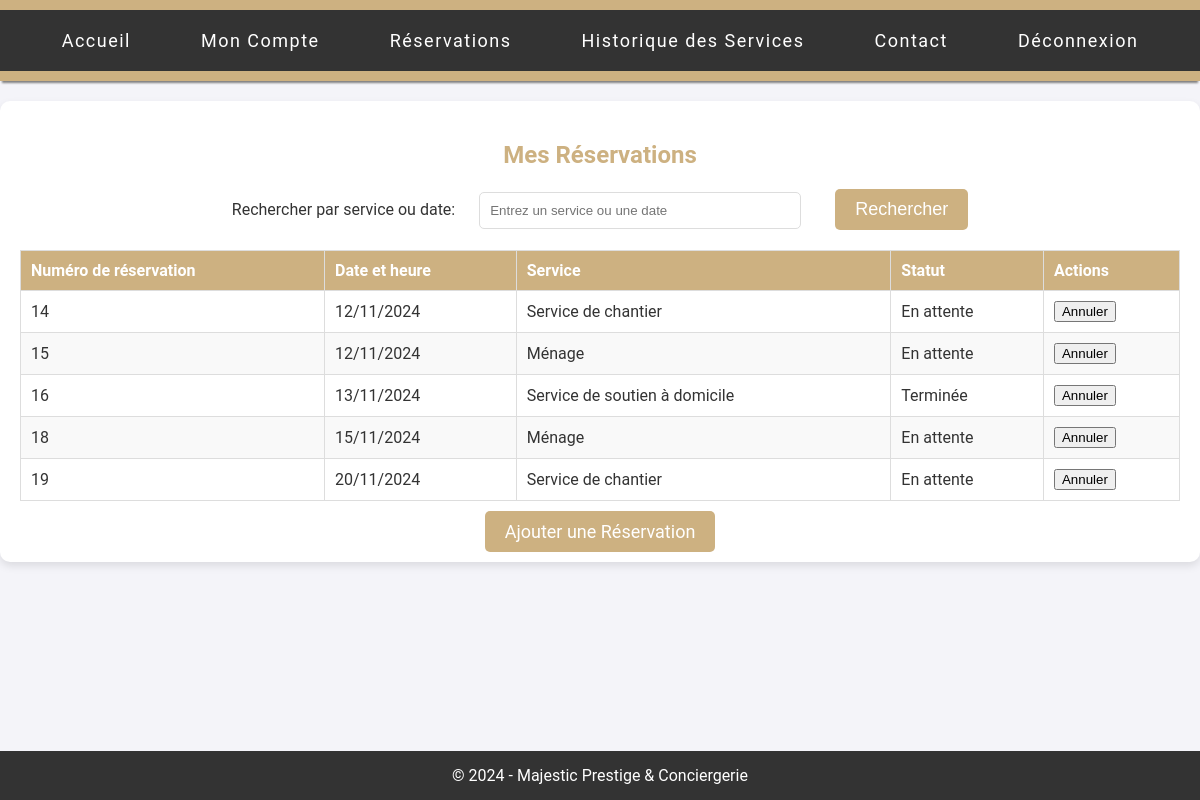
/dash_reservation/ (signed in), run on an earlier commit of the app's database.
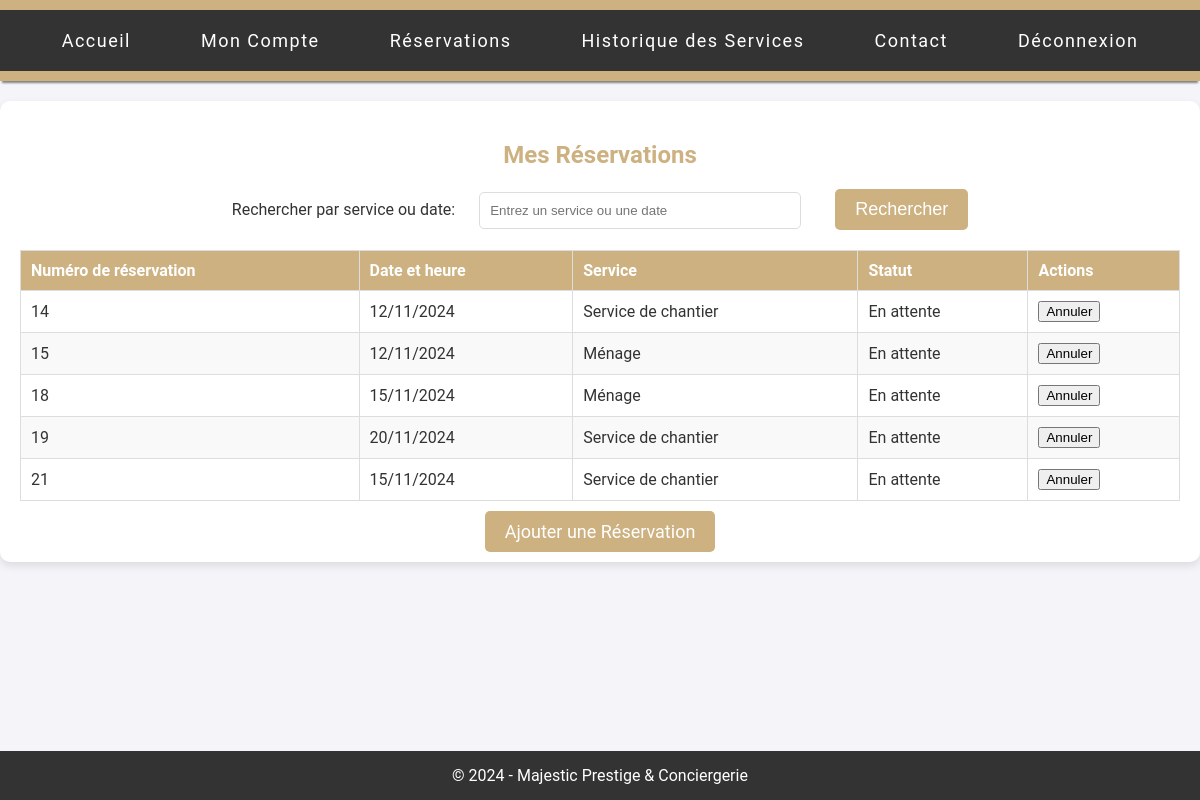
And on a later commit of the database.
### services/backend/models.py (models this page shows, shortened)
class BaseModel(models.Model):
    created_at = models.DateTimeField(auto_now_add=True)
    id = models.AutoField(primary_key=True)
    class Meta:
        abstract = True  # Indique que cette classe ne doit pas créer de table dans la base

class Reservation(BaseModel):
    STATUS_CHOICES = [
        ('En attente', 'En attente'),
        ('Confirmée', 'Confirmée'),
        ('Annulée', 'Annulée'),
        ('Terminée', 'Terminée'),
    ]
    client = models.ForeignKey(Client, on_delete=models.CASCADE)
    client_address = models.CharField(max_length=100)
    service = models.ForeignKey(Service, on_delete=models.CASCADE)
    service_description = models.TextField()
    datetime_start = models.DateTimeField()
    datetime_end = models.DateTimeField()
    reservation_status = models.CharField(
        max_length=25,
        choices=STATUS_CHOICES,
        default='En attente'
    )
    def __str__(self):
        username = self.client.user.username if self.client.user else "Client sans compte"
        return f'Reservation for {username} on {self.datetime_start}'

class Service(BaseModel):
    client = models.ForeignKey(Client, on_delete=models.CASCADE, default=1)
    service_name = models.CharField(max_length=50)
    service_description = models.TextField()
    date_service = models.DateTimeField(default=timezone.now)
    price = models.FloatField()
    image_path = models.CharField(max_length=255, blank=True, null=True)
    subservice1_name = models.CharField(max_length=50, blank=True, null=True)
    subservice1_description = models.TextField(blank=True, null=True)
    subservice2_name = models.CharField(max_length=50, blank=True, null=True)
    subservice2_description = models.TextField(blank=True, null=True)

### services/backend/views.py (the view, shortened to what this page needs)
# urls.py: path('dash_reservation/', views.dash_reservation, name='dash_reservation'),
@login_required
def dash_reservation(request):
    query = request.GET.get('search', '').strip()
    reservations = Reservation.objects.none()
    if request.user.is_authenticated:
        client_instance = Client.objects.get(user=request.user)
        reservations = Reservation.objects.filter(client=client_instance)
        print("Toutes les réservations de l'utilisateur:", reservations)
    return render(request, 'dash_reservation.html', {'reservations': reservations, 'search': query})

### services/frontend/templates/dash_reservation.html (shortened to what this page needs)
{% load static %}
<!DOCTYPE html>
<html lang="fr">
<head>
    <link rel="stylesheet" href="{% static 'css/dash-reservation.css' %}">
</head>
<body>
    <header>
        <nav>
            <ul>
                <li><a href="{% url 'accueil' %}">Accueil</a></li>
                <li><a href="{% url 'mon_compte' %}">Mon Compte</a></li>
                <li><a href="{% url 'dash_reservation' %}">Réservations</a></li>
                <li><a href="{% url 'historique_service' %}">Historique des Services</a></li>
                <li><a href="{% url 'contact' %}">Contact</a></li>
                <li><a href="{% url 'logout_user' %}">Déconnexion</a></li>
            </ul>
        </nav>
    </header>
    <main>
        <h2>Mes Réservations</h2>
        <div class="search-container">
            <form action="{% url 'dash_reservation' %}" method="get">
                <label for="search">Rechercher par service ou date:</label>
                <input type="text" id="search" name="search" placeholder="Entrez un service ou une date" value="{{ search }}">
                <button type="submit">Rechercher</button>
            </form>
        </div>
        <table>
            <thead>
                <tr>
                    <th>Numéro de réservation</th>
                    <th>Date et heure</th>
                    <th>Service</th>
                    <th>Statut</th>
                    <th>Actions</th>
                </tr>
            </thead>
            <tbody>
                {% for reservation in reservations %}
    <tr>
        <td>{{ reservation.id }}</td>
        <td>{{ reservation.datetime_start|date:"d/m/Y" }}</td>
        <td>{{ reservation.service.service_name }}</td>
        <td>{{ reservation.reservation_status }}</td>
        <td>
            {% if reservation.status != 'Annulé' %}
                <form action="{% url 'cancel_reservation' reservation.id %}" method="post" style="display: inline;">
                    <button type="submit">Annuler</button>
                </form>
            {% else %}
                Annulé
            {% endif %}
        </td>
    </tr>
    {% empty %}
    <tr>
        <td colspan="5" id="message_confirmation">Aucune réservation trouvée.</td>
    </tr>
    {% endfor %}
            </tbody>
        </table>
        <div class="actions">
            <a href="{% url 'reserver' %}" class="button">Ajouter une Réservation</a>
        </div>
    </main>
    <footer>
        <p>&copy; 2024 - Majestic Prestige & Conciergerie</p>
    </footer>
</body>
</html>

What changed in the data, as far as the page shows it:
removed Reservation: id "16", datetime_start "13/11/2024", service.service_name "Service de soutien à domicile", reservation_status "Terminée"
added Reservation: id "21", datetime_start "15/11/2024", service.service_name "Service de chantier", reservation_status "En attente"
